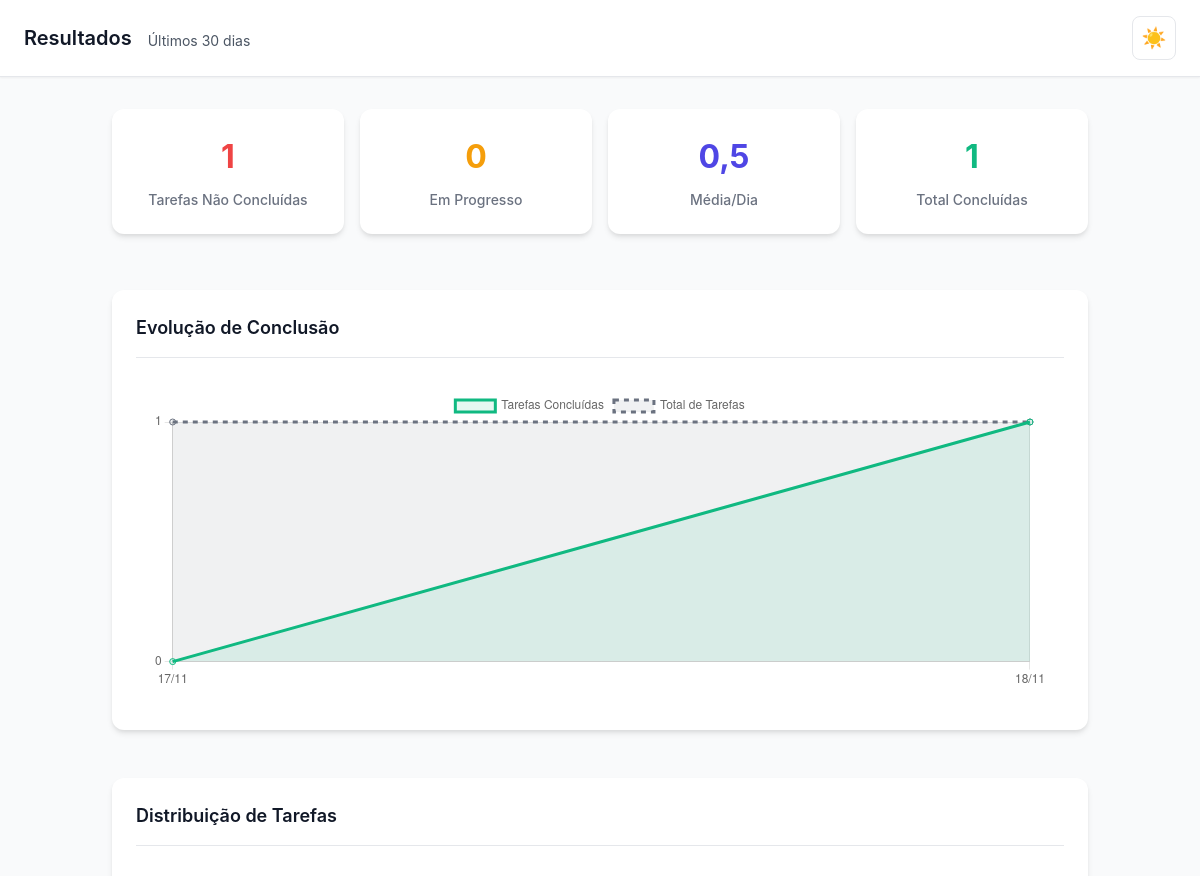
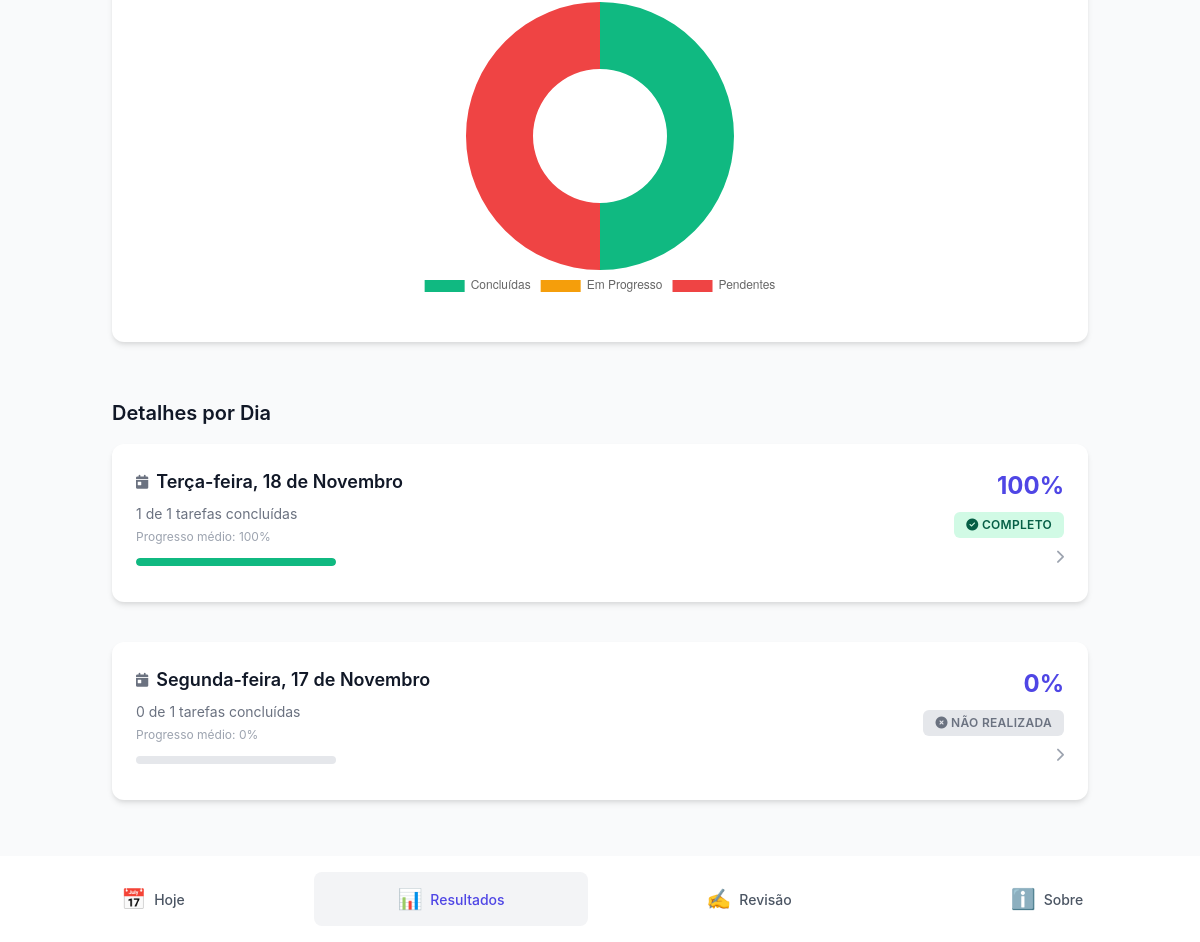
Before: /resultados/ (signed in) with the older database file (2 pictures, top to bottom).
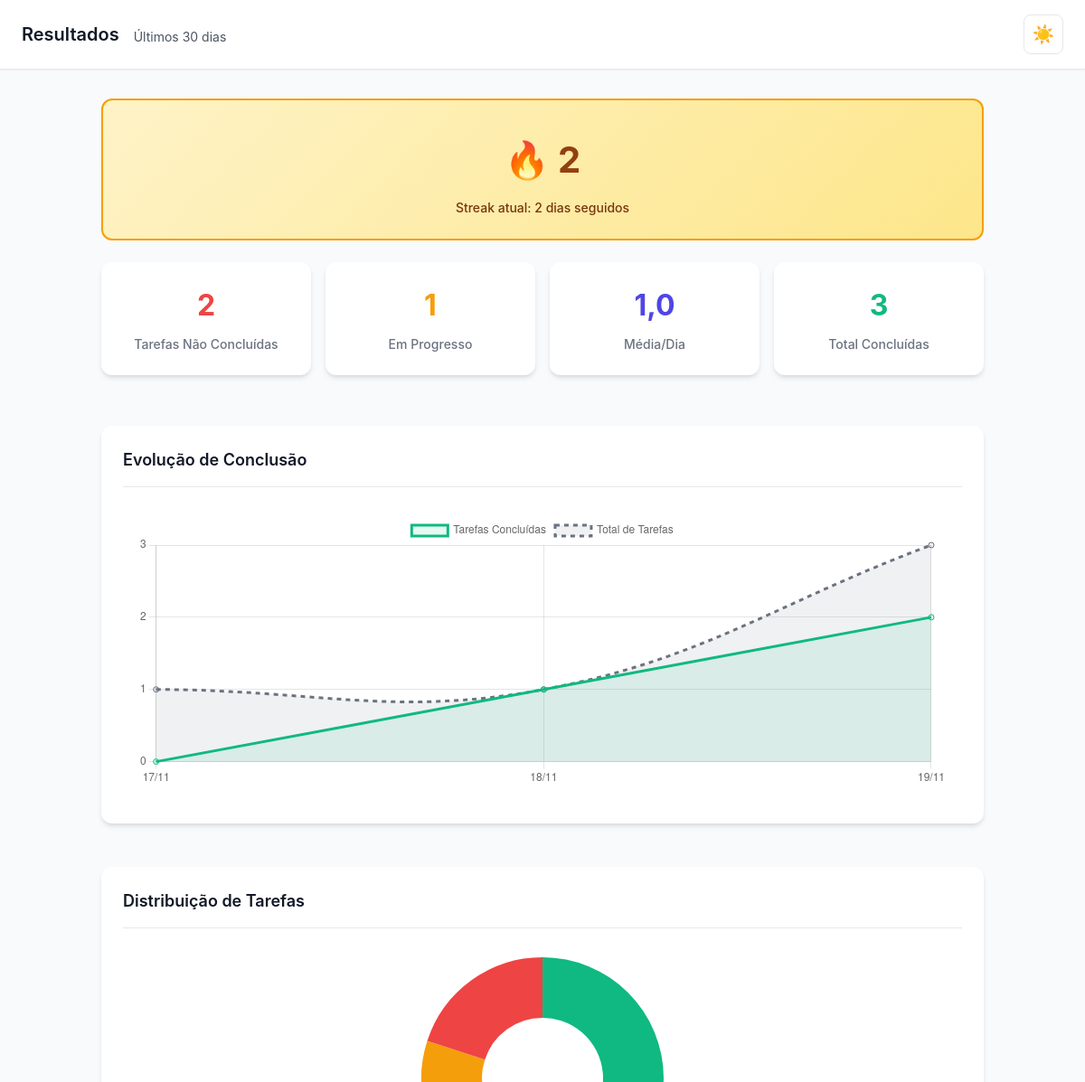
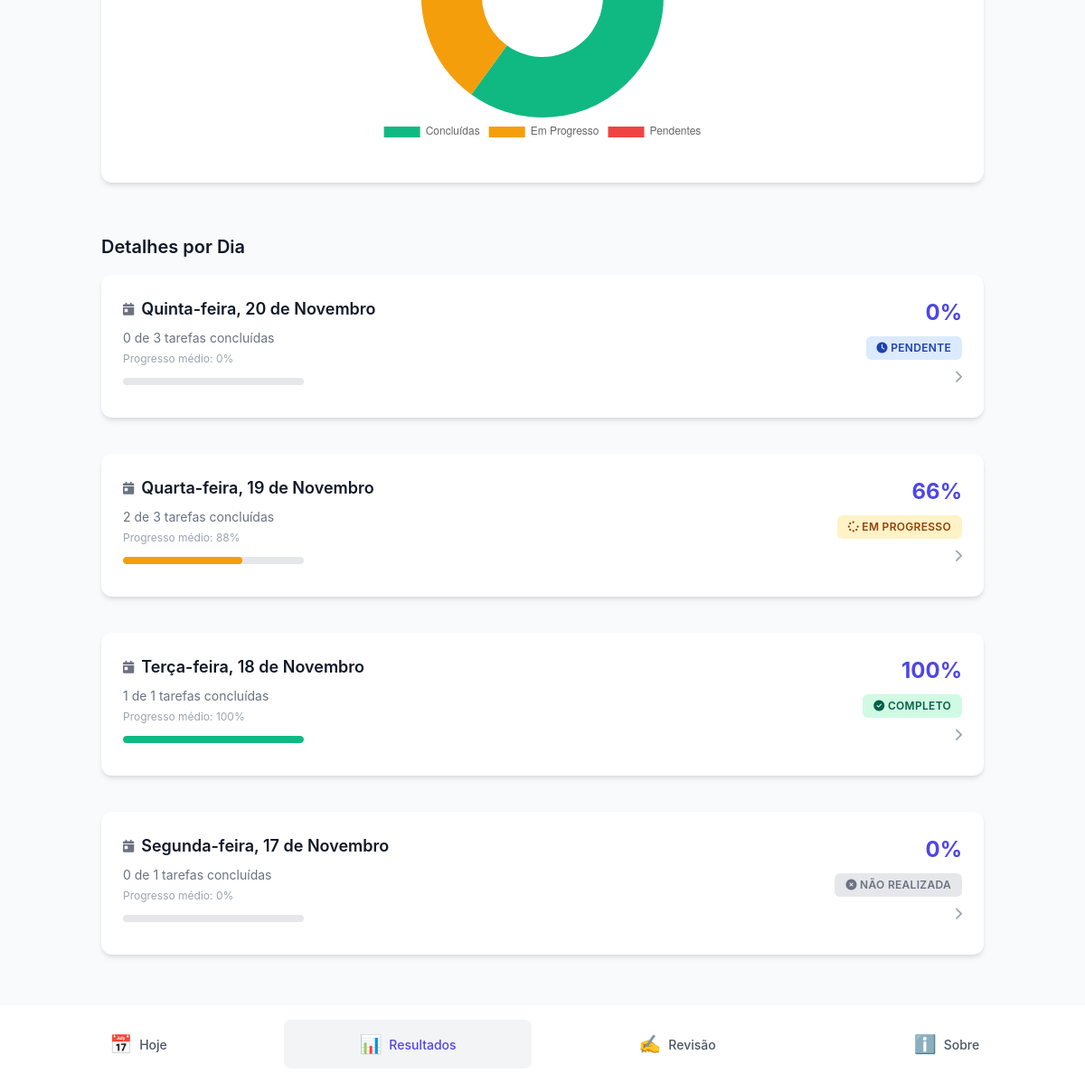
After: the same page with the newer database file (2 pictures, top to bottom).
### core/models.py (models this page shows, shortened)
class DayPlan(models.Model):
    usuario = models.ForeignKey(
        User,
        on_delete=models.CASCADE,
        related_name='day_plans',
        verbose_name='Usuário'
    )
    data = models.DateField(
        verbose_name='Data',
        unique_for_date='data',
        db_index=True
    )
    motivo_nao_conclusao = models.CharField(
        max_length=200,
        blank=True,
        null=True,
        verbose_name='Motivo de não conclusão',
        help_text='Razão pela qual nem todas as tarefas foram concluídas'
    )
    comentario_reflexao = models.TextField(
        blank=True,
        null=True,
        verbose_name='Comentário/Reflexão',
        help_text='Reflexão sobre o dia'
    )
    criado_em = models.DateTimeField(
        auto_now_add=True,
        verbose_name='Criado em'
    )
    atualizado_em = models.DateTimeField(
        auto_now=True,
        verbose_name='Atualizado em'
    )
    class Meta:
        verbose_name = 'Plano do Dia'
        verbose_name_plural = 'Planos do Dia'
        ordering = ['-data']
        unique_together = [['usuario', 'data']]
    @property
    def total_tarefas(self):
        return self.tasks.count()
    @property
    def tarefas_concluidas(self):
        return self.tasks.filter(status='concluida').count()
    @property
    def percentual_conclusao(self):
        if self.total_tarefas == 0:
            return 0
        return int((self.tarefas_concluidas / self.total_tarefas) * 100)
    def get_streak(self):
        streak = 0
        data_atual = get_current_date()
        if self.data == data_atual and self.tarefas_concluidas > 0:
            streak = 1
            data_anterior = data_atual - timezone.timedelta(days=1)
        else:
            data_anterior = data_atual - timezone.timedelta(days=1)
        while True:
            try:
                plano_anterior = DayPlan.objects.get(
                    usuario=self.usuario,
                    data=data_anterior
                )
                if plano_anterior.tarefas_concluidas > 0:
                    streak += 1
                    data_anterior = data_anterior - timezone.timedelta(days=1)
                else:
                    break
            except DayPlan.DoesNotExist:
                break
        return streak

### core/views.py (the view)
# urls.py: path('resultados/', views.resultados, name='resultados'),
@login_required
def resultados(request):
    hoje = get_current_date()
    data_inicio = hoje - timedelta(days=30)
    day_plans = DayPlan.objects.filter(
        usuario=request.user,
        data__gte=data_inicio,
        data__lte=hoje
    ).order_by('-data')
    todas_tarefas = Task.objects.filter(
        day_plan__usuario=request.user,
        day_plan__data__gte=data_inicio,
        day_plan__data__lte=hoje
    )
    tarefas_nao_concluidas = todas_tarefas.filter(status='pendente').count()
    tarefas_progresso_parcial = todas_tarefas.filter(
        status='pendente',
        progress_percent__gt=0
    ).count()
    tarefas_concluidas_total = todas_tarefas.filter(status='concluida').count()
    dias_com_atividade = day_plans.filter(tasks__isnull=False).distinct().count()
    media_tarefas_dia = tarefas_concluidas_total / dias_com_atividade if dias_com_atividade > 0 else 0
    dados_grafico = []
    day_plans_ordenados = day_plans.order_by('data')  # Ordenar por data crescente para gráfico
    for plan in day_plans_ordenados:
        dados_grafico.append({
            'data': plan.data.strftime('%Y-%m-%d'),
            'data_formatada': plan.data.strftime('%d/%m'),
            'concluidas': plan.tarefas_concluidas,
            'total': plan.total_tarefas,
            'percentual': plan.percentual_conclusao
        })
    total_tarefas = todas_tarefas.count()
    tarefas_concluidas_count = todas_tarefas.filter(status='concluida').count()
    tarefas_pendentes_sem_progresso = todas_tarefas.filter(
        status='pendente',
        progress_percent=0
    ).count()
    try:
        day_plan_hoje = DayPlan.objects.get(usuario=request.user, data=hoje)
        streak = day_plan_hoje.get_streak()
    except DayPlan.DoesNotExist:
        streak = 0
    amanha = hoje + timedelta(days=1)
    data_inicio_lista = hoje - timedelta(days=5)  # 5 dias atrás + hoje + amanhã = 7 dias
    day_plans_lista = DayPlan.objects.filter(
        usuario=request.user,
        data__gte=data_inicio_lista,
        data__lte=amanha
    ).order_by('-data')
    for plan in day_plans_lista:
        tasks = plan.tasks.all()
        if tasks.exists():
            total_progress = sum(task.progress_percent for task in tasks)
            plan.progresso_medio = int(total_progress / tasks.count())
            total_moments = TaskMoment.objects.filter(task__day_plan=plan).count()
            plan.total_conquistas = total_moments
        else:
            plan.progresso_medio = 0
            plan.total_conquistas = 0
        plan.eh_dia_passado = plan.data < hoje
    context = {
        'day_plans': day_plans_lista,
        'streak': streak,
        'tarefas_nao_concluidas': tarefas_nao_concluidas,
        'tarefas_progresso_parcial': tarefas_progresso_parcial,
        'media_tarefas_dia': round(media_tarefas_dia, 1),
        'dados_grafico': json.dumps(dados_grafico),
        'tarefas_concluidas_total': tarefas_concluidas_total,
        'total_tarefas': total_tarefas,
        'tarefas_concluidas_count': tarefas_concluidas_count,
        'tarefas_pendentes_sem_progresso': tarefas_pendentes_sem_progresso,
    }
    return render(request, 'core/resultados.html', context)

### core/context_processors.py (called while the page is built)
def pwa_settings(request):
    return {
        "PWA_SETTINGS": {
            "enabled": getattr(settings, "PWA_ENABLED", False),
            "theme_color": getattr(settings, "PWA_THEME_COLOR", "#0f172a"),
            "background_color": getattr(
                settings, "PWA_BACKGROUND_COLOR", "#0f172a"
            ),
            "start_url": getattr(settings, "PWA_START_URL", "/?source=pwa"),
            "scope": getattr(settings, "PWA_SCOPE", "/"),
            "install_hint": "Compartilhar → Adicionar à Tela de Início",
            "push_public_key": getattr(settings, "PWA_PUSH_PUBLIC_KEY", ""),
        }
    }

### core/utils.py (called while the page is built)
def get_current_date():
    if USE_LOCAL_TIME_FOR_TESTING:
        return datetime.now().date()
    else:
        return timezone.now().date()

### core/templates/core/resultados.html (shortened to what this page needs)
{% extends 'core/base.html' %}
{% load static %}
{% block header_title %}Resultados{% endblock %}
{% block header_subtitle %}
    <div class="header-subtitle">Últimos 30 dias</div>
{% endblock %}
{% block content %}
    {% if streak > 0 %}
    <div class="streak-card fade-in">
        <div class="streak-number">🔥 {{ streak }}</div>
        <div class="streak-label">
            Streak atual: {{ streak }} dia{{ streak|pluralize }} seguido{{ streak|pluralize }}
        </div>
    </div>
    {% endif %}
    <div style="display: grid; grid-template-columns: repeat(auto-fit, minmax(150px, 1fr)); gap: 1rem; margin-bottom: 2rem;">
        <div class="card fade-in" style="text-align: center; padding: 1.5rem 1rem;">
            <div style="font-size: 2rem; font-weight: 700; color: #EF4444; margin-bottom: 0.5rem;">
                {{ tarefas_nao_concluidas }}
            </div>
            <div style="font-size: 0.875rem; color: #6B7280; font-weight: 500;">
                Tarefas Não Concluídas
            </div>
        </div>
        <div class="card fade-in" style="text-align: center; padding: 1.5rem 1rem;">
            <div style="font-size: 2rem; font-weight: 700; color: #F59E0B; margin-bottom: 0.5rem;">
                {{ tarefas_progresso_parcial }}
            </div>
            <div style="font-size: 0.875rem; color: #6B7280; font-weight: 500;">
                Em Progresso
            </div>
        </div>
        <div class="card fade-in" style="text-align: center; padding: 1.5rem 1rem;">
            <div style="font-size: 2rem; font-weight: 700; color: #4F46E5; margin-bottom: 0.5rem;">
                {{ media_tarefas_dia }}
            </div>
            <div style="font-size: 0.875rem; color: #6B7280; font-weight: 500;">
                Média/Dia
            </div>
        </div>
        <div class="card fade-in" style="text-align: center; padding: 1.5rem 1rem;">
            <div style="font-size: 2rem; font-weight: 700; color: #10B981; margin-bottom: 0.5rem;">
                {{ tarefas_concluidas_total }}
            </div>
            <div style="font-size: 0.875rem; color: #6B7280; font-weight: 500;">
                Total Concluídas
            </div>
        </div>
    </div>
    <div style="display: flex; flex-direction: column; gap: 1.5rem; margin-bottom: 2rem;">
        <div class="card fade-in">
            <div class="card-header">
                <h2 class="card-title">Evolução de Conclusão</h2>
            </div>
            <div class="card-body" style="padding: 1rem;">
                <canvas id="graficoEvolucao" style="max-height: 300px;"></canvas>
            </div>
        </div>
        <div class="card fade-in">
            <div class="card-header">
                <h2 class="card-title">Distribuição de Tarefas</h2>
            </div>
            <div class="card-body" style="padding: 1rem;">
                <canvas id="graficoDistribuicao" style="max-height: 300px;"></canvas>
            </div>
        </div>
    </div>
    <div style="margin-top: 2rem;">
        <h2 style="font-size: 1.25rem; font-weight: 600; color: var(--text-color); margin-bottom: 1rem;">
            Detalhes por Dia
        </h2>
        {% if day_plans %}
            <div style="display: flex; flex-direction: column; gap: 1rem;">
                {% for plan in day_plans %}
                    <a href="{% url 'core:detalhes_dia' plan.data|date:'Y-m-d' %}" style="text-decoration: none; color: inherit;">
                        <div class="card fade-in" style="cursor: pointer;">
                            <div style="display: flex; justify-content: space-between; align-items: flex-start; gap: 1rem;">
                                <div style="flex: 1;">
                                    <div style="display: flex; align-items: center; gap: 0.5rem; margin-bottom: 0.5rem;">
                                        <i class="fas fa-calendar-day" style="color: #6B7280; font-size: 0.875rem;"></i>
                                        <h3 style="font-size: 1.125rem; font-weight: 600; margin: 0; color: #111827;">
                                            {{ plan.data|date:"l, d \\d\\e F"|capfirst }}
                                        </h3>
                                    </div>
                                    <p style="font-size: 0.875rem; color: #6B7280; margin: 0;">
                                        {{ plan.tarefas_concluidas }} de {{ plan.total_tarefas }} tarefas concluídas
                                    </p>
                                    {% if plan.progresso_medio is not None %}
                                    <p style="font-size: 0.75rem; color: #9CA3AF; margin-top: 0.25rem; margin-bottom: 0;">
                                        Progresso médio: {{ plan.progresso_medio }}%
                                    </p>
                                    {% endif %}
                                    <div class="progress-bar-container" style="margin-top: 0.75rem; max-width: 200px;">
                                        <div class="progress-bar {% if plan.percentual_conclusao == 100 %}success{% elif plan.percentual_conclusao > 0 %}warning{% endif %}"
                                             style="width: {{ plan.percentual_conclusao }}%"></div>
                                    </div>
                                </div>
                                <div style="text-align: right; flex-shrink: 0; display: flex; flex-direction: column; align-items: flex-end; gap: 0.5rem;">
                                    <div style="font-size: 1.5rem; font-weight: 700; color: #4F46E5; margin: 0;">
                                        {{ plan.percentual_conclusao }}%
                                    </div>
                                    <span class="badge {% if plan.percentual_conclusao == 100 %}badge-success{% elif plan.percentual_conclusao > 0 and not plan.eh_dia_passado %}badge-warning{% elif plan.percentual_conclusao > 0 and plan.eh_dia_passado %}badge-warning{% elif plan.eh_dia_passado %}badge-secondary{% else %}badge-info{% endif %}"
                                          {% if plan.eh_dia_passado and plan.percentual_conclusao == 0 %}style="background-color: #E5E7EB; color: #6B7280;"{% endif %}>
                                        {% if plan.percentual_conclusao == 100 %}
                                            <i class="fas fa-check-circle"></i> Completo
                                        {% elif plan.percentual_conclusao > 0 %}
                                            {% if plan.eh_dia_passado %}
                                                <i class="fas fa-exclamation-triangle"></i> Incompleto
                                            {% else %}
                                                <i class="fas fa-spinner"></i> Em progresso
                                            {% endif %}
                                        {% else %}
                                            {% if plan.eh_dia_passado %}
                                                <i class="fas fa-times-circle"></i> Não Realizada
                                            {% else %}
                                                <i class="fas fa-clock"></i> Pendente
                                            {% endif %}
                                        {% endif %}
                                    </span>
                                    <i class="fas fa-chevron-right" style="color: #9CA3AF; font-size: 0.875rem; margin-top: 0.25rem;"></i>
                                </div>
                            </div>
                        </div>
                    </a>
                {% endfor %}
            </div>
        {% endif %}
    </div>
{% endblock %}

### core/templates/core/base.html (shortened to what this page needs)
{% load static %}
<!DOCTYPE html>
<html lang="pt-BR" data-theme="light">
<head>
    <script src="https://cdn.tailwindcss.com"></script>
    <link rel="stylesheet" href="https://cdnjs.cloudflare.com/ajax/libs/font-awesome/6.4.0/css/all.min.css" />
    <link rel="stylesheet" href="{% static 'css/app.css' %}">
</head>
<body>
    {% if user.is_authenticated %}
    <header class="app-header">
        <h1>{% block header_title %}Hoje{% endblock %}</h1>
        {% block header_subtitle %}{% endblock %}
        <div class="theme-toggle-container">
            <button id="theme-toggle" class="theme-toggle"
                    aria-label="Alternar modo claro/escuro"
                    title="Alternar modo claro/escuro">
                <span class="icon-sun">☀️</span>
            </button>
        </div>
    </header>
    {% endif %}
    <main class="app-main">
        {% block content %}{% endblock %}
    </main>
    {% if user.is_authenticated %}
    <nav class="app-nav-bottom">
        <a href="{% url 'core:home' %}" class="{% if request.resolver_match.url_name == 'home' %}active{% endif %}">
            <span class="nav-icon">📅</span>
            <span>Hoje</span>
        </a>
        <a href="{% url 'core:resultados' %}" class="{% if request.resolver_match.url_name == 'resultados' or request.resolver_match.url_name == 'detalhes_dia' %}active{% endif %}">
            <span class="nav-icon">📊</span>
            <span>Resultados</span>
        </a>
        <a href="{% url 'core:revisao_dia' %}" class="{% if request.resolver_match.url_name == 'revisao_dia' %}active{% endif %}">
            <span class="nav-icon">✍️</span>
            <span>Revisão</span>
        </a>
        <a href="{% url 'core:sobre' %}" class="{% if request.resolver_match.url_name == 'sobre' %}active{% endif %}">
            <span class="nav-icon">ℹ️</span>
            <span>Sobre</span>
        </a>
    </nav>
    {% endif %}
</body>
</html>

Changed rows visible on the page:
added DayPlan: data "Quinta-feira, 20 de Novembro", tarefas_concluidas "0", total_tarefas "3", progresso_medio "0", percentual_conclusao "0", shows "PENDENTE"
added DayPlan: data "Quarta-feira, 19 de Novembro", tarefas_concluidas "2", total_tarefas "3", progresso_medio "88", percentual_conclusao "66", shows "EM PROGRESSO"
Other visible differences:
{{ streak }}: (not shown) → "2"
{{ tarefas_nao_concluidas }}: "1" → "2"
{{ tarefas_progresso_parcial }}: "0" → "1"
{{ media_tarefas_dia }}: "0,5" → "1,0"
{{ tarefas_concluidas_total }}: "1" → "3"
chart data {{ tarefas_concluidas_count|default:0 }}: 1 → 3
chart data {{ tarefas_progresso_parcial|default:0 }}: 0 → 1
text now shown: "🔥 Streak atual: dia seguido"
